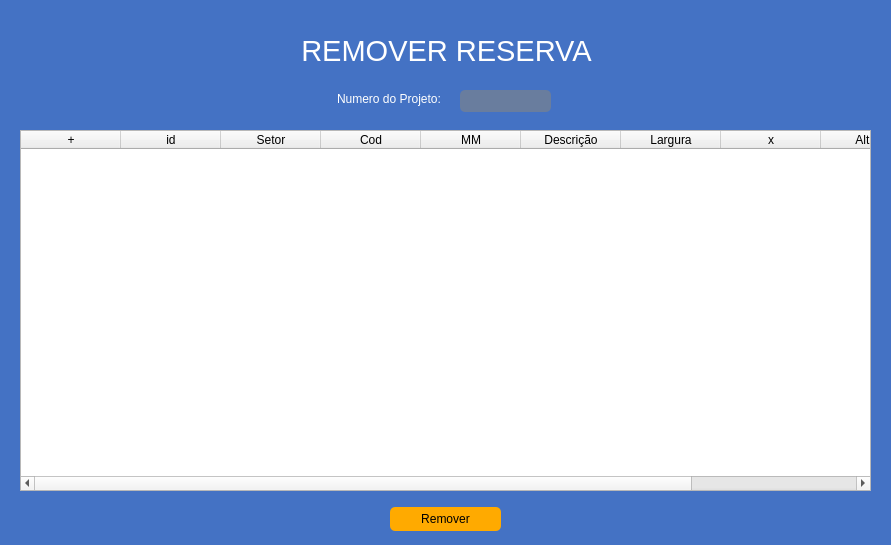
<?xml version="1.0" encoding="UTF-8"?>
<ui version="4.0">
 <class>RemoveReserva</class>
 <widget class="QWidget" name="RemoveReserva">
  <property name="geometry">
   <rect>
    <x>0</x>
    <y>0</y>
    <width>891</width>
    <height>545</height>
   </rect>
  </property>
  <property name="windowTitle">
   <string>Remover Reservas</string>
  </property>
  <property name="styleSheet">
   <string notr="true">QWidget#RemoveReserva{
	background-color: rgb(68, 114, 196);
}

QLabel{
	color: rgb(255, 255, 255);
	background-color: rgba(0, 0, 0, 0);
}

QPushButton{
	border-radius: 5px;
	background-color: rgb(255, 170, 0);
}

QPushButton:hover{
	border-radius: 5px;
	background-color: rgba(255, 170, 0, 150);
}

QLineEdit{
	border-radius: 5px;
	background-color: rgba(255, 170, 0, 50);
	color: rgb(255, 255, 255)
}

QLineEdit:focus{
	border-radius: 5px;
	background-color: rgba(255, 170, 0, 50);
	color: rgb(255, 255, 255);
	border: 1px solid rgb(255, 255, 255)
}
QFrame#QTableWidget{
	background: rgb(255, 255, 255);
}</string>
  </property>
  <widget class="QLineEdit" name="txt_num_proj">
   <property name="geometry">
    <rect>
     <x>460</x>
     <y>90</y>
     <width>91</width>
     <height>22</height>
    </rect>
   </property>
   <property name="alignment">
    <set>Qt::AlignCenter</set>
   </property>
  </widget>
  <widget class="QLabel" name="lb_num_proj">
   <property name="geometry">
    <rect>
     <x>337</x>
     <y>89</y>
     <width>111</width>
     <height>20</height>
    </rect>
   </property>
   <property name="text">
    <string>Numero do Projeto:</string>
   </property>
  </widget>
  <widget class="QTableWidget" name="tableWidget">
   <property name="geometry">
    <rect>
     <x>20</x>
     <y>130</y>
     <width>851</width>
     <height>361</height>
    </rect>
   </property>
   <property name="autoFillBackground">
    <bool>false</bool>
   </property>
   <property name="selectionBehavior">
    <enum>QAbstractItemView::SelectRows</enum>
   </property>
   <column>
    <property name="text">
     <string>+</string>
    </property>
    <property name="background">
     <color>
      <red>194</red>
      <green>194</green>
      <blue>194</blue>
     </color>
    </property>
   </column>
   <column>
    <property name="text">
     <string>id</string>
    </property>
   </column>
   <column>
    <property name="text">
     <string>Setor</string>
    </property>
   </column>
   <column>
    <property name="text">
     <string>Cod</string>
    </property>
   </column>
   <column>
    <property name="text">
     <string>MM</string>
    </property>
   </column>
   <column>
    <property name="text">
     <string>Descrição</string>
    </property>
   </column>
   <column>
    <property name="text">
     <string>Largura</string>
    </property>
   </column>
   <column>
    <property name="text">
     <string>x</string>
    </property>
   </column>
   <column>
    <property name="text">
     <string>Altura</string>
    </property>
   </column>
   <column>
    <property name="text">
     <string>Responsavel</string>
    </property>
   </column>
  </widget>
  <widget class="QLabel" name="lb_remove_reserva">
   <property name="geometry">
    <rect>
     <x>276</x>
     <y>30</y>
     <width>341</width>
     <height>41</height>
    </rect>
   </property>
   <property name="font">
    <font>
     <pointsize>22</pointsize>
    </font>
   </property>
   <property name="text">
    <string>REMOVER RESERVA</string>
   </property>
   <property name="alignment">
    <set>Qt::AlignCenter</set>
   </property>
  </widget>
  <widget class="QPushButton" name="bt_remove_reservar">
   <property name="geometry">
    <rect>
     <x>390</x>
     <y>507</y>
     <width>111</width>
     <height>24</height>
    </rect>
   </property>
   <property name="text">
    <string>Remover</string>
   </property>
  </widget>
 </widget>
 <resources/>
 <connections/>
</ui>
